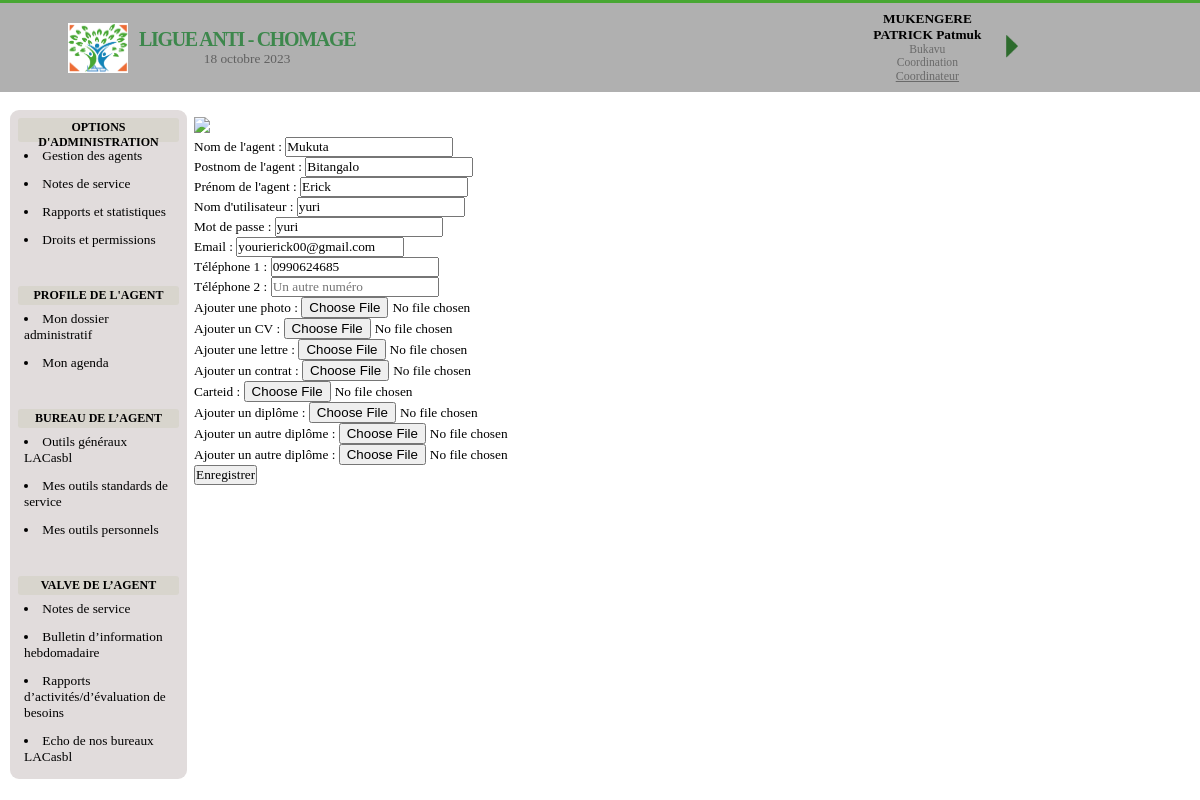
Screenshot of /office/mod_modif_profil/2 (signed in) with the database file from the repository.
### APP_LAC/models.py (models this page shows, shortened)
class Utilisateur(models.Model):
    nom = models.CharField(default=None, max_length=50, null=False, blank=False)
    postnom = models.CharField(default=None, max_length=50, null=False, blank=False)
    prenom = models.CharField(default=None, max_length=50, null=True, blank=True)
    nom_utilisateur = models.CharField(max_length=50, null=False)
    mot_de_passe = models.CharField(max_length=50, unique=False, null=False)
    typeCompte = models.IntegerField(unique=False, null=False, blank=False, default=1)
    antenne = models.ForeignKey(Antenne, on_delete=models.CASCADE, default=None)
    departement = models.ForeignKey(Departement, on_delete=models.CASCADE, default=None)
    fonction = models.ForeignKey(Fonctions, on_delete=models.RESTRICT, default=None)
    email = models.EmailField(default=None, max_length=50, null=False, blank=False)
    tel1 = models.CharField(max_length=13, unique=False, null=False, blank=False, default=None)
    tel2 = models.CharField(max_length=13, unique=False, null=True, blank=True)
    agentFolderPht = models.CharField(max_length=100, null=True, blank=True)
    agentFolderDoc = models.CharField(max_length=100, null=True, blank=True)
    photo = models.FileField(default=None, null=True, blank=True, upload_to="photos")
    cv = models.FileField(default=None, null=True, blank=True, upload_to="CV")
    lettre = models.FileField(default=None, null=True, blank=True, upload_to="lettre")
    contrat = models.FileField(default=None, null=True, blank=True, upload_to="contrat")
    carteid = models.FileField(default=None, null=True, blank=True, upload_to="carte")
    diplome1 = models.FileField(default=None, null=True, blank=True, upload_to="dip1")
    diplome2 = models.FileField(default=None, null=True, blank=True, upload_to="dip2")
    diplome3 = models.FileField(default=None, null=True, blank=True, upload_to="dip2")

class Antenne(models.Model):
    designation = models.CharField(max_length=30, unique=True, null=False)
    def __str__(self):
        return self.designation

class Departement(models.Model):
    antenne = models.ForeignKey(Antenne, on_delete=models.CASCADE)
    designation = models.CharField(max_length=30, unique=True, null=False)
    def __str__(self):
        return self.designation

class Fonctions(models.Model):
    departement = models.ForeignKey(Departement, on_delete=models.CASCADE, default=None)
    designation = models.CharField(max_length=30, unique=True, null=False)
    def __str__(self):
        return self.designation

### APP_LAC/views.py (the view, shortened to what this page needs)
def mod_modif_profil(request, pk):
    try:
        if request.session['utilisateur']:
            data = models.Utilisateur.objects.get(id=pk)
            form = formulaire.Mon_profil_agent(instance=data)
            info = {
                'currentSession': models.Utilisateur.objects.get(nom_utilisateur=request.session['utilisateur']),
                'user': data,
                'form': form,
                'titre': "MODIFIER VOTRE PROFILE",
                'entete': 'LIGUE ANTI CHOMAGE ASBL',
                'date': datetime.datetime.now()
            }
            return render(request, "office/modif_profil_agent.html", context=info)
    except Exception as exc:
        return redirect('index_office')

### templates/office/modif_profil_agent.html (shortened to what this page needs)
{% extends 'base_dashboard.html' %}
{% load static %}
{% block date %}
    {{ date.date }}
{% endblock %}
{% block user_info %}
    <span><b>{{ currentSession.nom | upper}} {{ currentSession.postnom | upper}}
        {% if currentSession.prenom %}
            {{ currentSession.prenom | capfirst}}
        {% endif %}
        </b>
    </span>
    <span style="font-size: 8.7pt;color: rgba(0,0,0,.4)">
        {{ currentSession.antenne }}
    </span>
    <span style="font-size: 8.7pt;color: rgba(0,0,0,.4)">
        {{ currentSession.departement }}
    </span>
    <span style="font-size: 8.7pt;color: rgba(0,0,0,.4)">
        <u style="font-size: 9pt">{{ currentSession.fonction }}</u>
    </span>
{% endblock %}
{% block fonctionalite %}
    <h1>OPTIONS D'ADMINISTRATION</h1>
    <a href="#">
        <li>
            Gestion des agents
        </li>
    </a>
     <a href="#">
        <li>
            Notes de service
        </li>
    </a>
    <a href="#">
        <li>
            Rapports et statistiques
        </li>
    </a>
    <a href="#">
        <li>
            Droits et permissions
        </li>
    </a>
    <br><br><h1>PROFILE DE L'AGENT</h1>
    <a href="#">
        <li>
            Mon dossier administratif
        </li>
    </a>
     <a href="#">
        <li>
            Mon agenda
        </li>
    </a>
    <br><br><h1>BUREAU DE L’AGENT</h1>
    <a href="#">
        <li>
            Outils généraux LACasbl
        </li>
    </a>
     <a href="#">
        <li>
            Mes outils standards de service
        </li>
    </a>
    <a href="#">
        <li>
            Mes outils personnels
        </li>
    </a>
    <br><br><h1>VALVE DE L’AGENT</h1>
    <a href="#">
        <li>
            Notes de service
        </li>
    </a>
     <a href="#">
        <li>
            Bulletin d’information hebdomadaire
        </li>
    </a>
    <a href="#">
        <li>
            Rapports d’activités/d’évaluation de besoins
        </li>
    </a>
    <a href="#">
        <li>
            Echo de nos bureaux LACasbl
        </li>
    </a>
{% endblock %}
{% block aside %}
     <div>
        <img src="/media/{{ user.photo }}" style="width: 10%">
    </div>
     <form method="POST" enctype="multipart/form-data">
        {{ form.as_p }}
        <input type="submit" value="Enregistrer">
    </form>
{% endblock %}

### static/office/dashboard_css.css (style rules this page uses)
* { font-family: Tahoma; font-size: 10pt; margin: 0px; padding: 0px; }
nav #fonctionnalite a, #user_menu li a { text-decoration: none; color: unset; }
nav #fonctionnalite h1 { font-size: 9pt; background-color: rgba(203,203,184,0.44); text-align: center; padding: 2px; border-radius: 3px; }
nav #fonctionnalite a { margin: 3px; padding: 3px; }
nav #fonctionnalite a li { font-size: 10pt; }

### rows the page displays
Utilisateur: nom "MUKENGERE", postnom "PATRICK", prenom "Patmuk", antenne "Bukavu", departement "Coordination", fonction "Coordinateur"
Utilisateur: nom "Mukuta", postnom "Bitangalo", prenom "Erick", nom_utilisateur "yuri", mot_de_passe "yuri", email "yourierick00@gmail.com", tel1 "0990624685"
